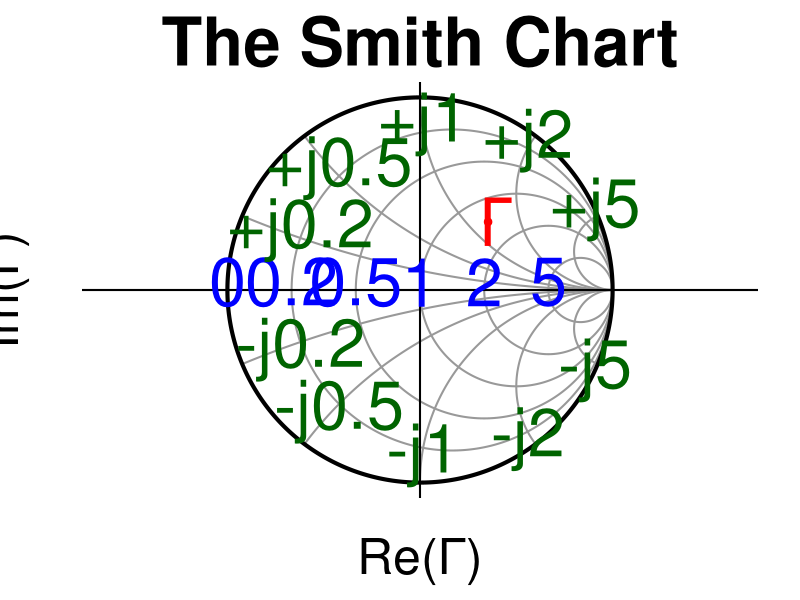

Generate this figure with R:
# Drawing the Smith chart
# www.overfitting.net
# https://www.overfitting.net/2025/11/la-carta-del-astuto-smith-con-r.html


library(Cairo)

# Functions

# Constant-resistance circle
draw_r_circle <- function(r, n = 4000, col = "gray60") {
    center <- r / (1 + r)
    radius <- 1 / (1 + r)
    theta <- seq(0, 2*pi, length = n)
    lines(center + radius * cos(theta),
          radius * sin(theta), col = col, lwd = 2)
}

# Constant-reactance arc (parametric method)
draw_x_arc <- function(x, r_min = 0, r_max = 500, n = 500, col = "gray60") {
    # r <- seq(r_min, r_max, length.out = n)  # linear sampling of r
    # EXP=3
    # r <- seq(r_min^(1/EXP), r_max^(1/EXP), length.out = n)^EXP  # exp sampling of r
    r <- exp(seq(log(r_min + 1), log(r_max + 1), length.out = n)) - 1  # log sampling of r
    z <- r + 1i * x
    Gamma <- (z - 1) / (z + 1)
    lines(c(Re(Gamma),1), c(Im(Gamma),0), col = col, lwd = 2)  # close arc up to (1,0)
}


CairoPNG("smithchart.png", width = 1920, height = 1920)

    labels = TRUE
    
    # Plotting parameters
    plot(NA, xlim = c(-1, 1), ylim = c(-1, 1), asp = 1, axes = FALSE,
         xlab = ifelse(labels, "Re(Γ)", ""),
         ylab = ifelse(labels, "Im(Γ)", ""),
         main = ifelse(labels, "The Smith Chart", ""),
         cex.lab = 3, cex.main = 4,
         xaxt = "n", yaxt = "n")

    # Draw chart grid
    x_values <- c(0.2, 0.5, 1, 2, 5)  # Im axis arcs
    r_values <- c(0, x_values)  # Re axis circles

    for (r in r_values) draw_r_circle(r)
    for (x in x_values) {
        draw_x_arc( x)
        draw_x_arc(-x)
    }

    
    # Outer unit circle
    theta <- seq(0, 2*pi, length = 4000)
    lines(cos(theta), sin(theta), lwd = 4)
    
    # Axis lines
    abline(h = 0, v = 0, col = "black", lwd = 2)
    
    if (labels) {
        # Resistance labels
        for (r in r_values) {
            x_pos <- (r - 1) / (r + 1)
            text(x_pos, 0.04, labels = as.character(r), cex = 4, col = "blue")
        }
        
        # Reactance labels (upper and lower)
        for (x in x_values) {
            # Compute a reference point near r=0.2
            z <- 0.2 + 1i * x
            Gamma <- (z - 1) / (z + 1)
            text(Re(Gamma), Im(Gamma) + 0.04, paste0("+j", x),
                 cex = 4, col = "darkgreen")
    
            z <- 0.2 - 1i * x
            Gamma <- (z - 1) / (z + 1)
            text(Re(Gamma), Im(Gamma) - 0.04, paste0("-j", x),
                 cex = 4, col = "darkgreen")
        }

        # Reflection coefficient example
        Gamma <- 0.5 * exp(1i * pi/4)
        points(Re(Gamma), Im(Gamma), pch = 19, col = "red")
        text(Re(Gamma)+0.04, Im(Gamma), expression(Gamma), cex = 4, col = "red")
    }
    
dev.off()
